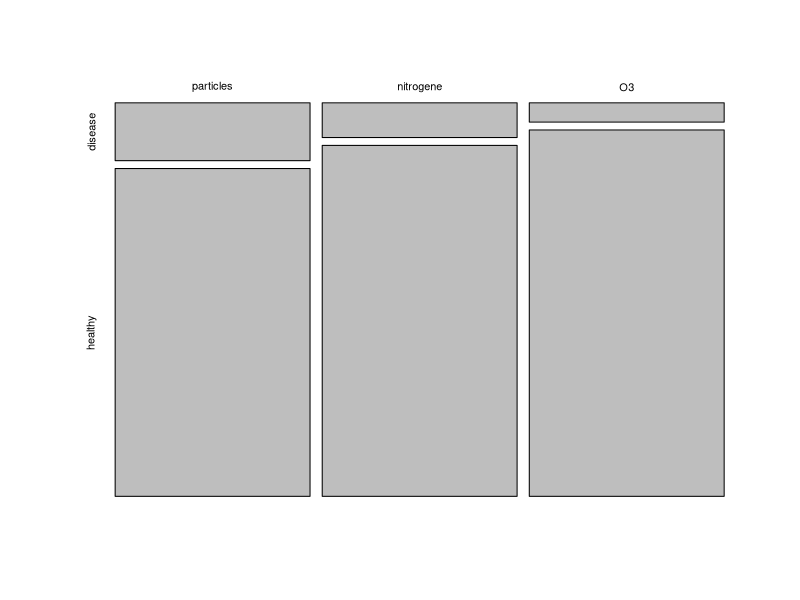

This figure's R source:
## ---- chunk 1
n = 100 # number of test persons
p = 0.04 # Known prevalence of the disease in the general population

individuals_suffered = c(15, 9, 5) # number of individuals who suffered from the disease for each hypothesis

## ---- chunk 2
complement <- n - individuals_suffered
data <- rbind(individuals_suffered, complement)
colnames(data) <- c("particles","nitrogene", "O3")
rownames(data) <- c("disease","healthy")

mosaicplot(t(data),main="")
## ---- chunk 3

#Calculate the p-values for each hypothesis using the binomial probability mass function
p_values = sapply(individuals_suffered, function(x) {
  p_value = binom.test(x,n=n,p=p)$p.value
  return(p_value)
})

for (i in 1:length(p_values)) {
  cat(sprintf("Hypothesis %d: p = %.4f\n", i, p_values[i]))
}# Print the p-values for each hypothesis
## ---- chunk 4
m <- 3
alpha <- 0.05

1 - (1-alpha)^m


## ---- chunk 5

FWER <- 0.05# Define the desired Family-wise error rate

m <- length(p_values)# Calculate the number of hypothesis tests conducted (m)

alpha_bonf <- FWER / m # Calculate Bonferroni adjusted significance level

alpha_bonf
## ---- chunk 6
1 - (1-0.0167)^3
## ---- chunk 7
p.adjust(p_values, method = "bonferroni")
## ---- chunk 8
p.adjust(p_values, method = "bonferroni") < 0.05
